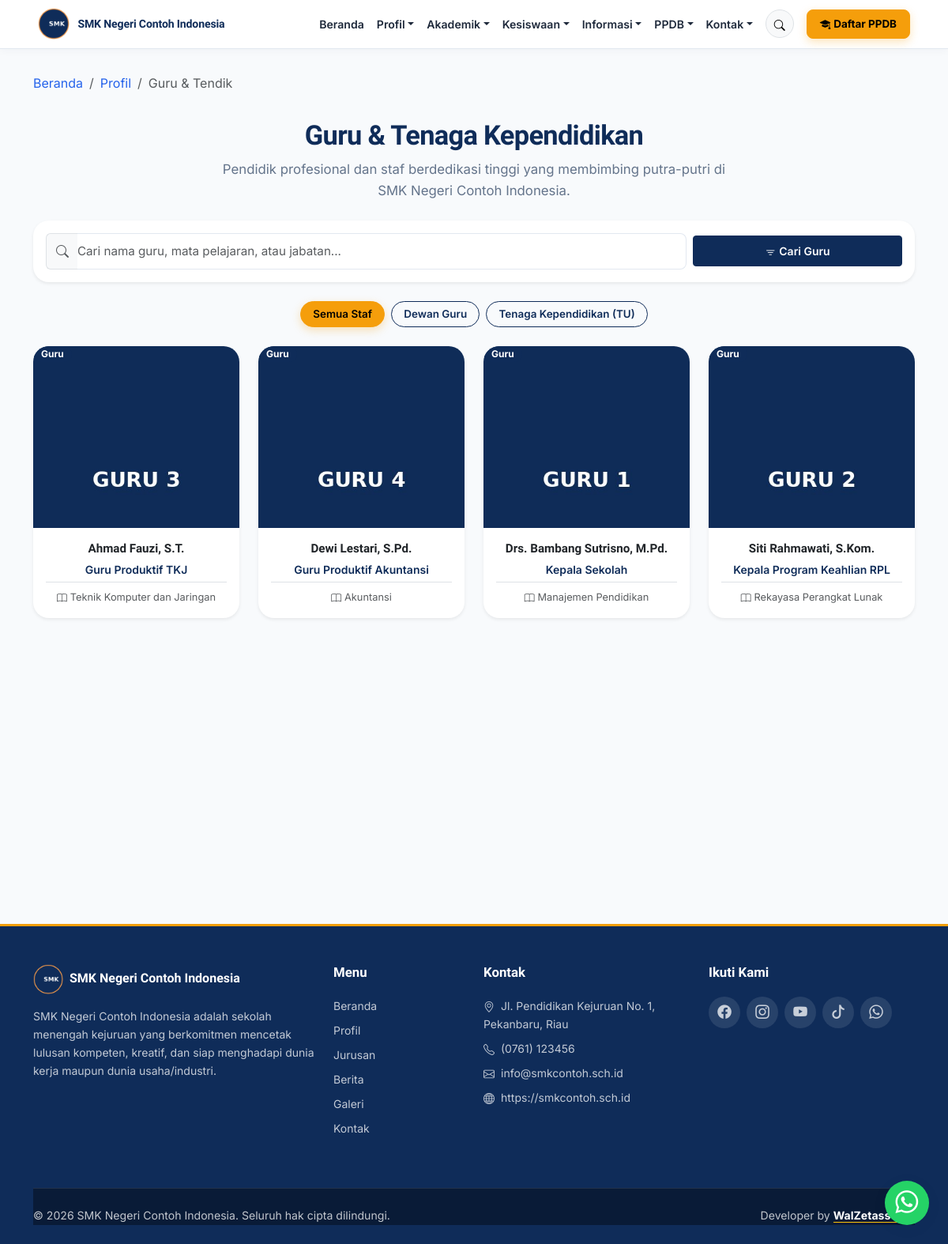
The app's page /pages/guru-tendik.php with its own data.
### tables this page shows
CREATE TABLE school_profile (
  id INT UNSIGNED AUTO_INCREMENT PRIMARY KEY,
  school_name VARCHAR(150) NOT NULL,
  npsn VARCHAR(20) DEFAULT NULL,
  address VARCHAR(255) DEFAULT NULL,
  phone VARCHAR(50) DEFAULT NULL,
  email VARCHAR(150) DEFAULT NULL,
  website VARCHAR(150) DEFAULT NULL,
  description TEXT,
  logo VARCHAR(255) DEFAULT NULL,
  favicon VARCHAR(255) DEFAULT NULL,
  theme_color_primary VARCHAR(20) DEFAULT '#0F2C59',
  theme_color_secondary VARCHAR(20) DEFAULT '#2563EB',
  theme_color_accent VARCHAR(20) DEFAULT '#F59E0B',
  theme_preset VARCHAR(50) DEFAULT 'navy_classic',
  map_url VARCHAR(255) DEFAULT NULL,
  accreditation VARCHAR(10) DEFAULT NULL,
  founded_year VARCHAR(10) DEFAULT NULL,
  running_text TEXT DEFAULT NULL,
  is_running_text_active TINYINT(1) DEFAULT 1,
  video_profile_url VARCHAR(255) DEFAULT 'https://www.youtube.com/watch?v=7vhYf5p_yhs',
  video_title VARCHAR(200) DEFAULT 'Video Profil & Fasilitas Sekolah',
  video_description TEXT DEFAULT NULL,
  video_features TEXT DEFAULT NULL,
  whatsapp_ppdb VARCHAR(50) DEFAULT '6281234567890',
  whatsapp_bkk VARCHAR(50) DEFAULT '6281234567891',
  whatsapp_tu VARCHAR(50) DEFAULT '6281234567892',
  created_at DATETIME DEFAULT CURRENT_TIMESTAMP,
  updated_at DATETIME DEFAULT CURRENT_TIMESTAMP ON UPDATE CURRENT_TIMESTAMP
);

CREATE TABLE teachers (
  id INT UNSIGNED AUTO_INCREMENT PRIMARY KEY,
  name VARCHAR(100) NOT NULL,
  nip VARCHAR(30) DEFAULT NULL,
  nuptk VARCHAR(30) DEFAULT NULL,
  photo VARCHAR(255) DEFAULT NULL,
  subject VARCHAR(100) DEFAULT NULL,
  education VARCHAR(100) DEFAULT NULL,
  position VARCHAR(100) DEFAULT NULL,
  category ENUM('guru','tendik') NOT NULL DEFAULT 'guru',
  status ENUM('aktif','nonaktif') NOT NULL DEFAULT 'aktif',
  description TEXT,
  created_at DATETIME DEFAULT CURRENT_TIMESTAMP,
  updated_at DATETIME DEFAULT CURRENT_TIMESTAMP ON UPDATE CURRENT_TIMESTAMP
);

CREATE TABLE social_media (
  id INT UNSIGNED AUTO_INCREMENT PRIMARY KEY,
  platform VARCHAR(50) NOT NULL,
  url VARCHAR(255) NOT NULL,
  icon VARCHAR(100) DEFAULT NULL,
  status TINYINT(1) NOT NULL DEFAULT 1
);

### pages/guru-tendik.php (the view, shortened to what the rows shown need)
<?php
$db     = getDB();
$where = ["status = 'aktif'"];
$params = [];
$whereSql = implode(' AND ', $where);
$stmt = $db->prepare("SELECT * FROM teachers WHERE $whereSql ORDER BY category ASC, name ASC");
$stmt->execute($params);
$teachers = $stmt->fetchAll();
require BASE_PATH . '/includes/header.php';
require BASE_PATH . '/includes/navbar.php';
?>
<section class="section pt-3 pb-5">
  <div class="container">
    <div class="text-center mx-auto mb-4 reveal-up" style="max-width:680px;">
      <h1 class="section-title mb-2">Guru &amp; Tenaga Kependidikan</h1>
      <p class="section-subtitle mx-auto">Pendidik profesional dan staf berdedikasi tinggi yang membimbing putra-putri di <?= e($profile['school_name'] ?? 'sekolah kami') ?>.</p>
    </div>
    <div class="row g-4 reveal-group">
      <?php foreach ($teachers as $t): ?>
        <?php
          $hasPhoto = !empty($t['photo']) && file_exists(BASE_PATH . '/' . $t['photo']);
        ?>
        <div class="col-lg-3 col-md-4 col-6">
          <div class="card border-0 shadow-sm rounded-4 text-center hover-lift h-100 d-flex flex-column overflow-hidden bg-white">
            <div class="position-relative bg-light overflow-hidden" style="height:230px;">
              <?php if ($hasPhoto): ?>
                <img src="<?= e(BASE_URL . '/' . $t['photo']) ?>" alt="<?= e($t['name']) ?>" class="w-100 h-100" style="object-fit:cover; object-position: top center;" loading="lazy">
              <?php endif; ?>
              <span class="position-absolute top-0 start-0 m-2.5 badge <?= $t['category'] === 'guru' ? 'bg-primary' : 'bg-secondary' ?> bg-opacity-90 rounded-pill px-2.5 py-1 small">
                <?= $t['category'] === 'guru' ? 'Guru' : 'Tendik' ?>
              </span>
            </div>
            <div class="p-3 d-flex flex-column flex-grow-1">
              <h3 class="h6 fw-bold text-dark mb-1" style="font-size:0.95rem; line-height:1.4;"><?= e($t['name']) ?></h3>
              <p class="text-primary small fw-semibold mb-1"><?= e($t['position'] ?: ($t['category'] === 'guru' ? 'Guru Mata Pelajaran' : 'Staf Administrasi')) ?></p>
              <?php if (!empty($t['subject'])): ?>
                <p class="text-muted small mb-0 mt-auto pt-2 border-top" style="font-size: 0.8rem;">
                  <i class="bi bi-book me-1"></i><?= e($t['subject']) ?>
                </p>
              <?php endif; ?>
            </div>
          </div>
        </div>
      <?php endforeach; ?>
    </div>
  </div>
</section>
<?php require BASE_PATH . '/includes/footer.php'; ?>

### includes/navbar.php (shortened to what the rows shown need)
<?php
$profile = getSchoolProfile();
$hasTicker = !empty($profile['is_running_text_active']) && !empty($profile['running_text']);
?>
<nav class="navbar navbar-expand-xl navbar-smk fixed-top <?= $hasTicker ? 'has-ticker' : '' ?>">
  <div class="container-fluid px-3 px-md-4 px-xl-5">
    <a class="navbar-brand me-2 me-xl-4" href="<?= e(BASE_URL) ?>/" title="<?= e($profile['school_name'] ?? '') ?>">
      <img src="<?= e(BASE_URL . '/' . ($profile['logo'] ?? 'assets/images/logo.png')) ?>" alt="Logo <?= e($profile['school_name'] ?? '') ?>">
      <span class="navbar-brand-text"><?= e($profile['school_name'] ?? 'SMK Negeri Contoh Indonesia') ?></span>
    </a>
  </div>
</nav>

### includes/footer.php (shortened to what the rows shown need)
<?php
$profile = getSchoolProfile();
$socials = getSocialMedia();
?>
  <footer class="footer-smk pt-5 pb-4">
    <div class="container">
      <div class="row g-4">
        <div class="col-lg-4 col-md-6">
          <div class="d-flex align-items-center gap-2 mb-3">
            <img src="<?= e(BASE_URL . '/' . ($profile['logo'] ?? 'assets/images/logo.png')) ?>" alt="Logo" style="height:38px;">
            <span class="fw-bold text-white" style="font-family: var(--font-display);"><?= e($profile['school_name'] ?? '') ?></span>
          </div>
          <p class="small"><?= e($profile['description'] ?? '') ?></p>
        </div>
        <div class="col-lg-3 col-md-6">
          <ul class="list-unstyled small">
            <li class="mb-2"><i class="bi bi-geo-alt me-2"></i><?= e($profile['address'] ?? '') ?></li>
            <li class="mb-2"><i class="bi bi-telephone me-2"></i><?= e($profile['phone'] ?? '') ?></li>
            <li class="mb-2"><i class="bi bi-envelope me-2"></i><?= e($profile['email'] ?? '') ?></li>
            <li class="mb-2"><i class="bi bi-globe me-2"></i><?= e($profile['website'] ?? '') ?></li>
          </ul>
        </div>
        <div class="col-lg-3 col-md-6">
          <div class="d-flex gap-2">
            <?php foreach ($socials as $s): ?>
              <a class="social-icon-circle" href="<?= e($s['url']) ?>" target="_blank" rel="noopener" aria-label="<?= e($s['platform']) ?>">
                <i class="bi <?= e($s['icon']) ?>"></i>
              </a>
            <?php endforeach; ?>
          </div>
        </div>
      </div>
      <div class="footer-bottom d-flex flex-column flex-md-row justify-content-between align-items-center gap-2">
        <span>&copy; <?= date('Y') ?> <?= e($profile['school_name'] ?? '') ?>. Seluruh hak cipta dilindungi.</span>
        <span>Developer by <a href="https://www.portfolionyaihwal.my.id/" target="_blank" rel="noopener noreferrer" class="text-white fw-bold text-decoration-none border-bottom border-warning pb-0.5">WalZetass-Kar</a></span>
      </div>
    </div>
  </footer>
</body>
</html>

### records on screen
school_profile: logo (picture), school_name "SMK Negeri Contoh Indonesia", description "SMK Negeri Contoh Indonesia adalah sekolah menengah kejuruan yang berkomitmen mencetak lulusan kompeten, kreatif, dan siap menghadapi dunia kerja maupun dunia usaha/industri.", address "Jl. Pendidikan Kejuruan No. 1, Pekanbaru, Riau", phone "(0761) 123456", email "info@smkcontoh.sch.id", website "https://smkcontoh.sch.id"
teachers: photo (picture), category "Guru", name "Ahmad Fauzi, S.T.", position "Guru Produktif TKJ", subject "Teknik Komputer dan Jaringan"
teachers: photo (picture), category "Guru", name "Dewi Lestari, S.Pd.", position "Guru Produktif Akuntansi", subject "Akuntansi"
teachers: photo (picture), category "Guru", name "Drs. Bambang Sutrisno, M.Pd.", position "Kepala Sekolah", subject "Manajemen Pendidikan"
teachers: photo (picture), category "Guru", name "Siti Rahmawati, S.Kom.", position "Kepala Program Keahlian RPL", subject "Rekayasa Perangkat Lunak"
